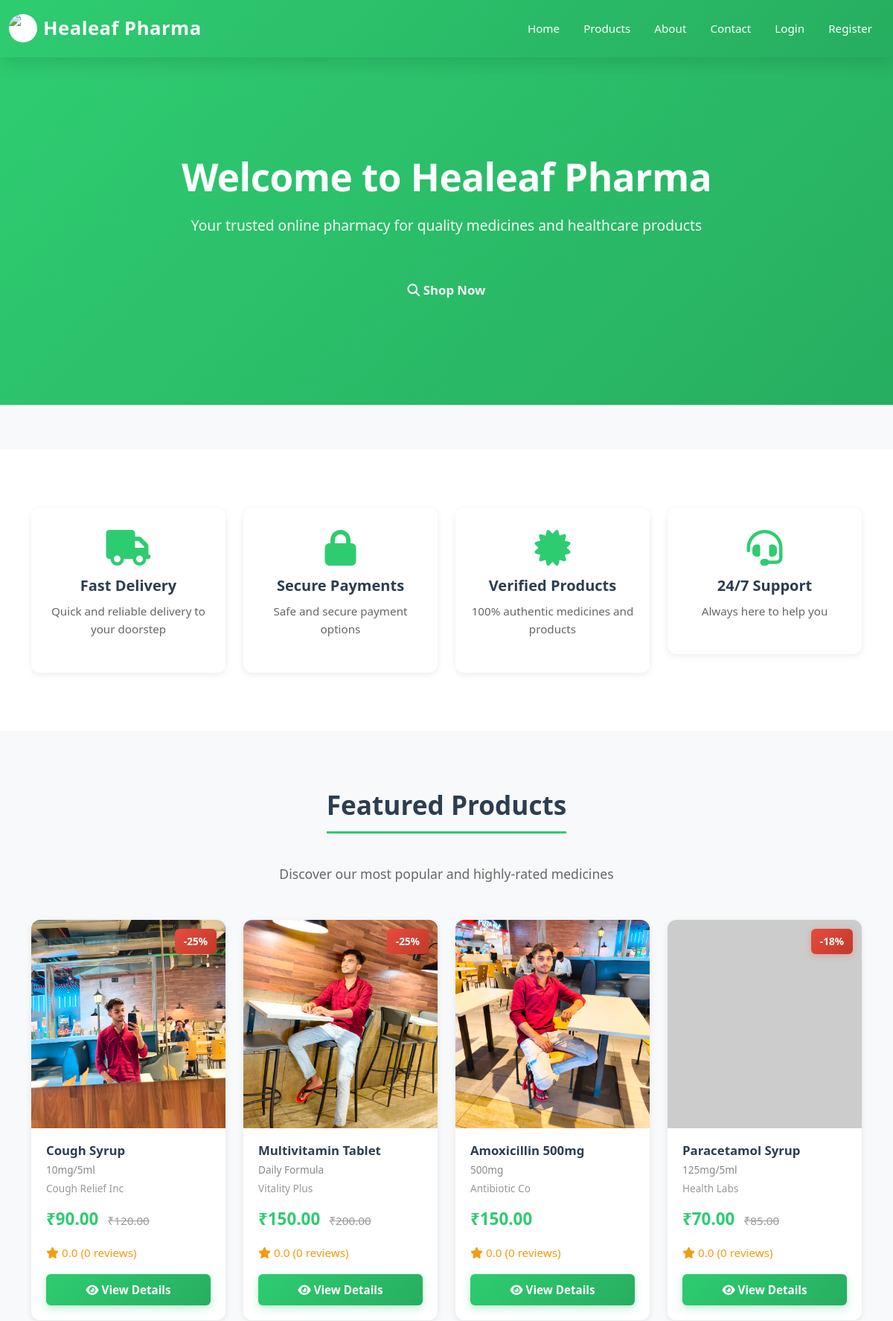
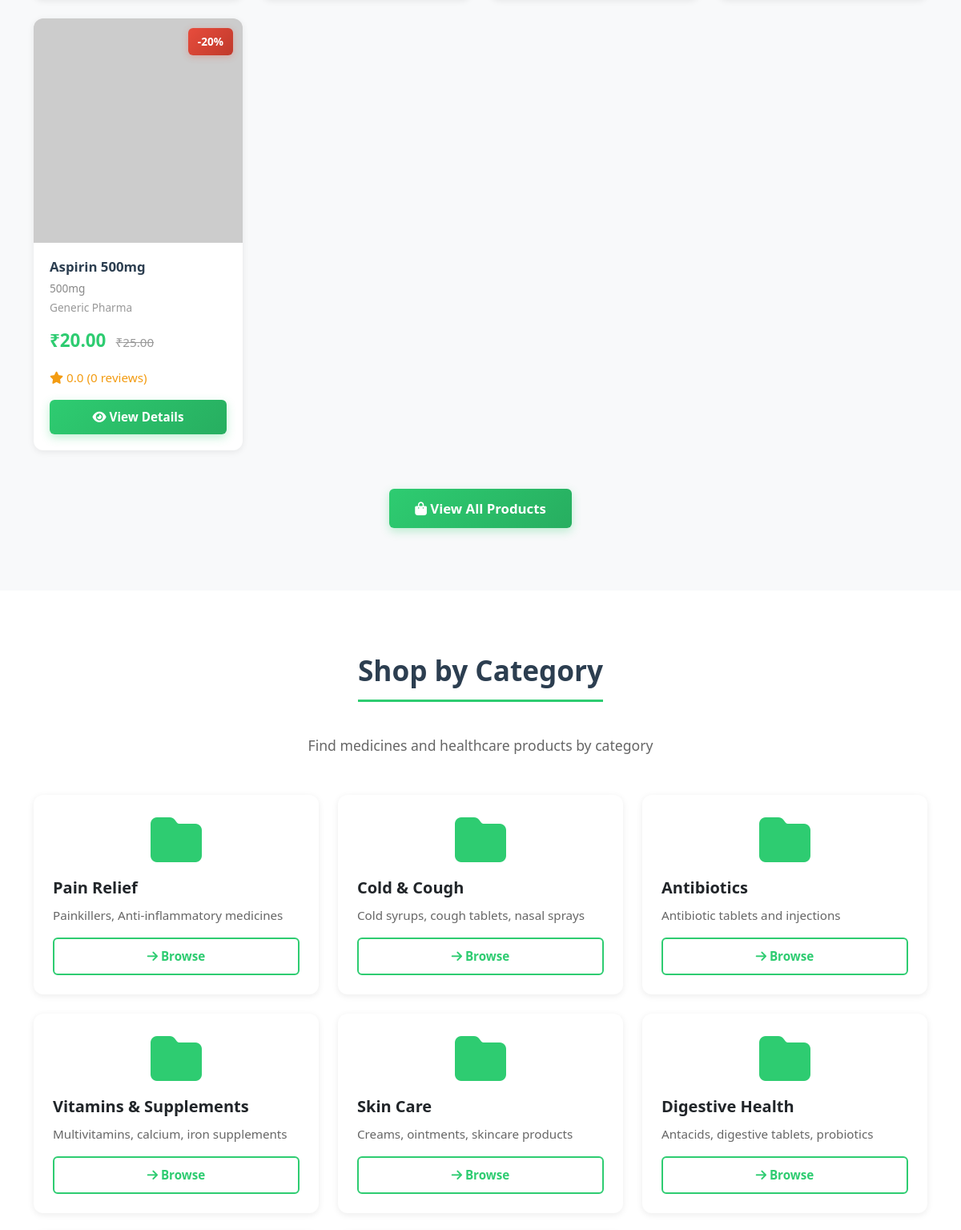
The page / (upper part) on the database its author committed (2 pictures, top to bottom).
### newapp/models.py (models this page shows, shortened)
class Product(models.Model):
    UNIT_CHOICES = [
        ('tablet', 'Tablet'),
        ('capsule', 'Capsule'),
        ('syrup', 'Syrup'),
        ('injection', 'Injection'),
        ('cream', 'Cream'),
        ('powder', 'Powder'),
        ('other', 'Other'),
    ]
    id = models.UUIDField(primary_key=True, default=uuid.uuid4, editable=False)
    name = models.CharField(max_length=300)
    generic_name = models.CharField(max_length=300, blank=True)
    category = models.ForeignKey(Category, on_delete=models.CASCADE, related_name='products')
    description = models.TextField()
    price = models.DecimalField(max_digits=10, decimal_places=2, validators=[MinValueValidator(0)])
    discount_price = models.DecimalField(max_digits=10, decimal_places=2, null=True, blank=True)
    stock = models.IntegerField(default=0)
    unit = models.CharField(max_length=20, choices=UNIT_CHOICES, default='tablet')
    strength = models.CharField(max_length=100, blank=True)  # e.g., "500mg"
    manufacturer = models.CharField(max_length=200)
    expiry_date = models.DateField()
    requires_prescription = models.BooleanField(default=False)
    image = models.ImageField(upload_to='products/')
    rating = models.FloatField(default=0, validators=[MinValueValidator(0), MaxValueValidator(5)])
    is_active = models.BooleanField(default=True)
    created_at = models.DateTimeField(auto_now_add=True)
    updated_at = models.DateTimeField(auto_now=True)
    class Meta:
        ordering = ['-created_at']
    def get_discount_percentage(self):
        if self.discount_price and self.price > self.discount_price:
            return round(((self.price - self.discount_price) / self.price) * 100)
        return 0

class Category(models.Model):
    name = models.CharField(max_length=200, unique=True)
    description = models.TextField(blank=True)
    image = models.ImageField(upload_to='categories/', blank=True, null=True)
    created_at = models.DateTimeField(auto_now_add=True)
    class Meta:
        verbose_name_plural = "Categories"

### newapp/views.py (the view)
# urls.py: path('', views.home, name='home'),
def home(request):
    featured_products = Product.objects.filter(is_active=True)[:8]
    categories = Category.objects.all()
    company = CompanyInfo.objects.first()
    context = {
        'featured_products': featured_products,
        'categories': categories,
        'company': company,
    }
    return render(request, 'home.html', context)

### newapp/context_processors.py (called while the page is built, shortened)
def admin_notifications(request):
    return {
        'recent_notifications': [],
        'unread_notifications_count': 0,
    }

### newapp/templates/home.html (shortened to what this page needs)
{% extends 'base.html' %}
{% block content %}
<div class="hero-section">
    <div class="container">
        <h1>Welcome to Healeaf Pharma</h1>
        <p class="lead">Your trusted online pharmacy for quality medicines and healthcare products</p>
        <a href="{% url 'product_list' %}" class="btn btn-outline-light btn-lg mt-3">
            <i class="fas fa-search"></i> Shop Now
        </a>
    </div>
</div>
<section class="py-5" style="background-color: white;">
    <div class="container">
        <div class="row g-4">
            <div class="col-md-3 col-sm-6">
                <div class="feature-card">
                    <i class="fas fa-truck"></i>
                    <h5>Fast Delivery</h5>
                    <p>Quick and reliable delivery to your doorstep</p>
                </div>
            </div>
            <div class="col-md-3 col-sm-6">
                <div class="feature-card">
                    <i class="fas fa-lock"></i>
                    <h5>Secure Payments</h5>
                    <p>Safe and secure payment options</p>
                </div>
            </div>
            <div class="col-md-3 col-sm-6">
                <div class="feature-card">
                    <i class="fas fa-certificate"></i>
                    <h5>Verified Products</h5>
                    <p>100% authentic medicines and products</p>
                </div>
            </div>
            <div class="col-md-3 col-sm-6">
                <div class="feature-card">
                    <i class="fas fa-headset"></i>
                    <h5>24/7 Support</h5>
                    <p>Always here to help you</p>
                </div>
            </div>
        </div>
    </div>
</section>
<section class="py-5" style="background-color: #f8f9fa;">
    <div class="container">
        <div class="text-center mb-5">
            <h2 class="section-title">Featured Products</h2>
            <p class="section-subtitle">Discover our most popular and highly-rated medicines</p>
        </div>
        <div class="row g-4">
            {% for product in featured_products %}
                <div class="col-lg-3 col-md-4 col-sm-6">
                    <div class="card product-card">
                        <div class="product-image">
                            {% if product.image %}
                                <img src="{{ product.image.url }}" alt="{{ product.name }}">
                            {% else %}
                                <img src="https://via.placeholder.com/250?text=No+Image" alt="No Image">
                            {% endif %}
                            {% if product.discount_price %}
                                <div class="discount-badge">-{{ product.get_discount_percentage }}%</div>
                            {% endif %}
                        </div>
                        <div class="product-info">
                            <h6 class="product-name">{{ product.name }}</h6>
                            <p class="product-strength">{{ product.strength }}</p>
                            <p class="product-manufacturer">{{ product.manufacturer }}</p>
                            <div class="mb-3">
                                {% if product.discount_price %}
                                    <span class="price">₹{{ product.discount_price }}</span>
                                    <span class="old-price">₹{{ product.price }}</span>
                                {% else %}
                                    <span class="price">₹{{ product.price }}</span>
                                {% endif %}
                            </div>
                            <div class="stars mb-3">
                                <i class="fas fa-star"></i> {{ product.rating|floatformat:1 }} (0 reviews)
                            </div>
                            {% if product.stock > 0 %}
                                <a href="{% url 'product_detail' product.id %}" class="btn btn-primary btn-sm w-100">
                                    <i class="fas fa-eye"></i> View Details
                                </a>
                            {% else %}
                                <button class="btn btn-secondary btn-sm w-100" disabled>Out of Stock</button>
                            {% endif %}
                        </div>
                    </div>
                </div>
            {% empty %}
                <div class="col-12">
                    <p class="text-center text-muted">No products available yet.</p>
                </div>
            {% endfor %}
        </div>
        <div class="text-center mt-5">
            <a href="{% url 'product_list' %}" class="btn btn-primary btn-lg">
                <i class="fas fa-shopping-bag"></i> View All Products
            </a>
        </div>
    </div>
</section>
<section class="py-5" style="background-color: white;">
    <div class="container">
        <div class="text-center mb-5">
            <h2 class="section-title">Shop by Category</h2>
            <p class="section-subtitle">Find medicines and healthcare products by category</p>
        </div>
        <div class="row g-4">
            {% for category in categories %}
                <div class="col-lg-4 col-md-6">
                    <div class="card category-card">
                        <div class="card-body">
                            {% if category.image %}
                                <img src="{{ category.image.url }}" alt="{{ category.name }}" height="160" class="mb-3" style="object-fit: cover; width: 100%; border-radius: 8px;">
                            {% else %}
                                <div class="mb-3" style="text-align: center;">
                                    <i class="fas fa-folder fa-4x" style="color: var(--primary-color);"></i>
                                </div>
                            {% endif %}
                            <h5 class="card-title" style="font-weight: 600; margin: 15px 0 10px;">{{ category.name }}</h5>
                            <p class="card-text" style="font-size: 0.95rem; color: #666;">{{ category.description|truncatewords:10 }}</p>
                            <a href="{% url 'product_list' %}?category={{ category.name }}" class="btn btn-outline-primary w-100">
                                <i class="fas fa-arrow-right"></i> Browse
                            </a>
                        </div>
                    </div>
                </div>
            {% empty %}
                <div class="col-12">
                    <p class="text-center text-muted">No categories available.</p>
                </div>
            {% endfor %}
        </div>
    </div>
</section>
{% endblock %}

### newapp/templates/base.html (style rules this page uses)
:root { --primary-color: #2ecc71; --secondary-color: #27ae60; --dark-color: #2c3e50; --light-color: #ecf0f1; --border-radius: 12px; --box-shadow: 0 2px 8px rgba(0,0,0,0.08); --box-shadow-lg: 0 8px 24px rgba(0,0,0,0.12); }
* { margin: 0; padding: 0; box-sizing: border-box; }
html { scroll-behavior: smooth; }
body { font-family: 'Segoe UI', Tahoma, Geneva, Verdana, sans-serif; color: #333; line-height: 1.6; background-color: #f8f9fa; }
.hero-section { background: linear-gradient(135deg, var(--primary-color) 0%, var(--secondary-color) 100%); color: white; padding: 100px 20px; text-align: center; margin-bottom: 60px; border-radius: 0; }
.hero-section h1 { font-size: 3.2rem; margin-bottom: 20px; font-weight: 700; letter-spacing: -0.5px; }
.hero-section p { font-size: 1.2rem; margin-bottom: 30px; opacity: 0.95; }
.container { padding-top: 30px; padding-bottom: 30px; }
.card { border: none; border-radius: var(--border-radius); box-shadow: var(--box-shadow); transition: all 0.4s cubic-bezier(0.4, 0, 0.2, 1); height: 100%; }
.card-body { padding: 1.5rem; }
.feature-card { text-align: center; padding: 30px 20px; border-radius: var(--border-radius); background: white; box-shadow: var(--box-shadow); transition: all 0.4s ease; }
.feature-card i { font-size: 3rem; color: var(--primary-color); margin-bottom: 15px; }
.feature-card h5 { font-weight: 600; margin-bottom: 10px; color: var(--dark-color); }
.feature-card p { font-size: 0.95rem; color: #666; }
.product-card { position: relative; height: 100%; border-radius: var(--border-radius); overflow: hidden; background: white; box-shadow: var(--box-shadow); transition: all 0.4s ease; }
.product-image { height: 280px; overflow: hidden; background: #f0f0f0; position: relative; }
.product-image img { width: 100%; height: 100%; object-fit: cover; transition: transform 0.4s ease; }
.discount-badge { position: absolute; top: 12px; right: 12px; background: linear-gradient(135deg, #e74c3c, #c0392b); color: white; padding: 6px 12px; border-radius: 6px; font-weight: 700; font-size: 0.85rem; box-shadow: 0 2px 8px rgba(231, 76, 60, 0.3); }
.product-info { padding: 20px; }
.product-name { font-weight: 600; font-size: 1.05rem; margin-bottom: 5px; color: var(--dark-color); }
.product-strength { font-size: 0.85rem; color: #888; margin-bottom: 3px; }
.product-manufacturer { font-size: 0.85rem; color: #999; margin-bottom: 12px; }
.price { color: var(--primary-color); font-size: 1.4rem; font-weight: 700; }
.old-price { text-decoration: line-through; color: #999; font-size: 0.95rem; margin-left: 8px; }
.btn { font-weight: 600; border-radius: 6px; transition: all 0.3s ease; border: none; padding: 10px 24px; font-size: 0.95rem; }
.btn-primary { background: linear-gradient(135deg, var(--primary-color) 0%, var(--secondary-color) 100%); color: white; box-shadow: 0 4px 12px rgba(46, 204, 113, 0.3); }
.btn-outline-primary { color: var(--primary-color); border: 2px solid var(--primary-color); background: transparent; }
.btn-lg { padding: 12px 32px; font-size: 1.05rem; }
.form-group, .mb-3, .mb-4 { margin-bottom: 24px; }
.stars { color: #f39c12; font-size: 0.95rem; }
.section-title { font-size: 2.2rem; font-weight: 700; color: var(--dark-color); margin-bottom: 40px; padding-bottom: 15px; border-bottom: 3px solid var(--primary-color); display: inline-block; }
.section-subtitle { font-size: 1.1rem; color: #666; margin-bottom: 30px; }

### rows shown on the page
Product: image (picture), get_discount_percentage "25", name "Cough Syrup", strength "10mg/5ml", manufacturer "Cough Relief Inc", discount_price "90.00", price "120.00", rating "0.0", stock "View Details"
Product: image (picture), get_discount_percentage "25", name "Multivitamin Tablet", strength "Daily Formula", manufacturer "Vitality Plus", discount_price "150.00", price "200.00", rating "0.0", stock "View Details"
Product: image (picture), name "Amoxicillin 500mg", strength "500mg", manufacturer "Antibiotic Co", price "150.00", rating "0.0", stock "View Details"
Product: get_discount_percentage "18", name "Paracetamol Syrup", strength "125mg/5ml", manufacturer "Health Labs", discount_price "70.00", price "85.00", rating "0.0", stock "View Details"
Product: get_discount_percentage "20", name "Aspirin 500mg", strength "500mg", manufacturer "Generic Pharma", discount_price "20.00", price "25.00", rating "0.0", stock "View Details"
Category: name "Pain Relief", description "Painkillers, Anti-inflammatory medicines"
Category: name "Cold & Cough", description "Cold syrups, cough tablets, nasal sprays"
Category: name "Antibiotics", description "Antibiotic tablets and injections"
Category: name "Vitamins & Supplements", description "Multivitamins, calcium, iron supplements"
Category: name "Skin Care", description "Creams, ointments, skincare products"
Category: name "Digestive Health", description "Antacids, digestive tablets, probiotics"
